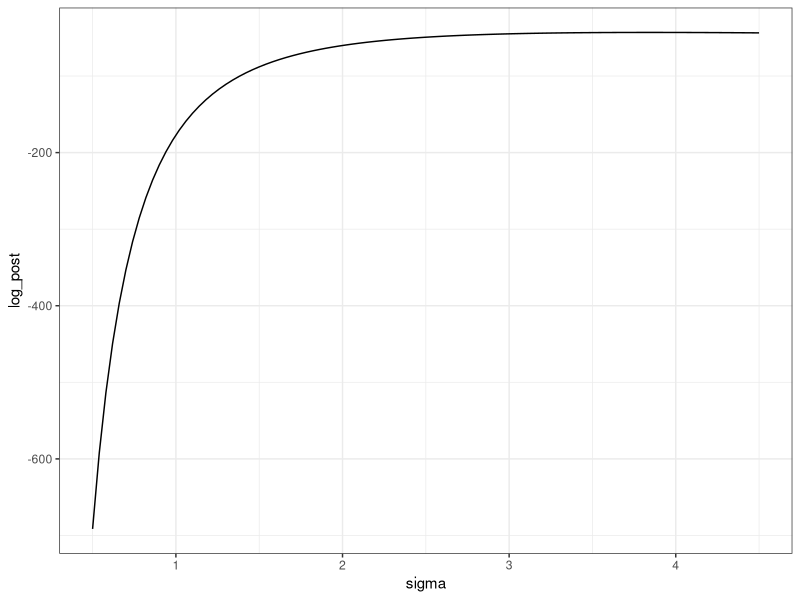
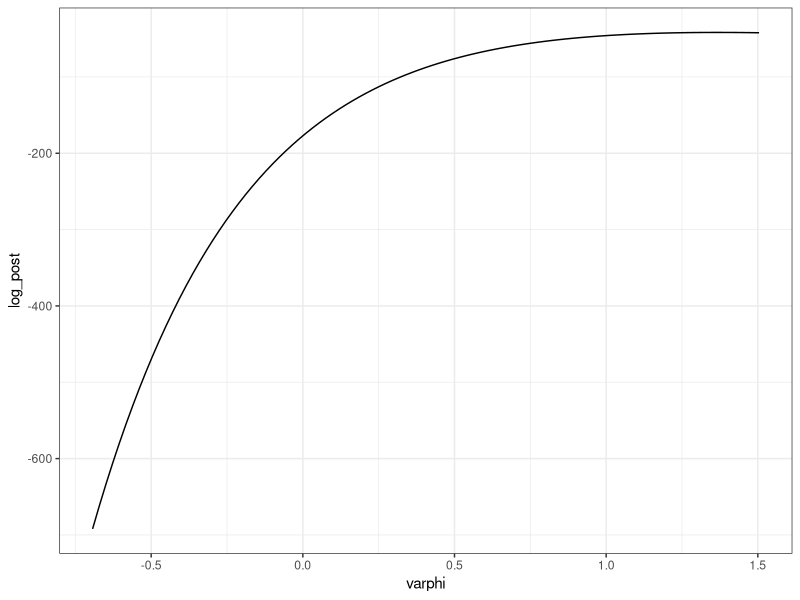
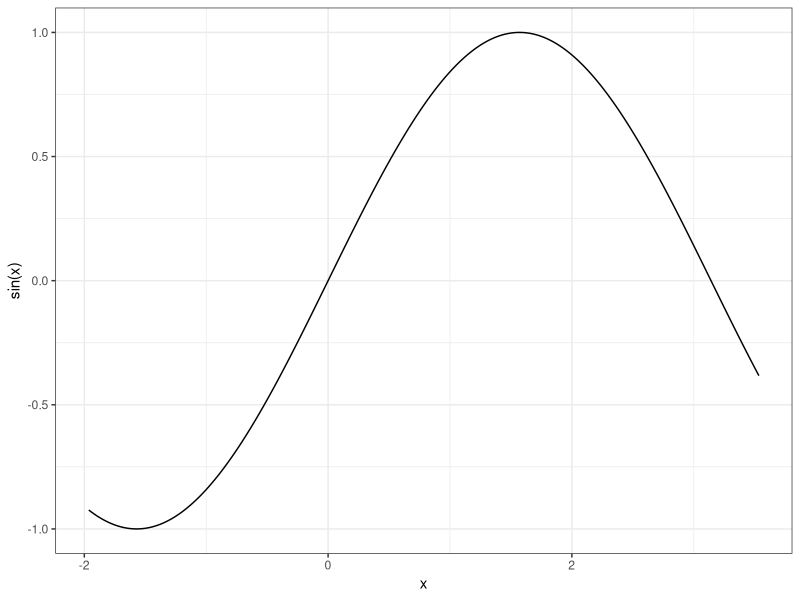
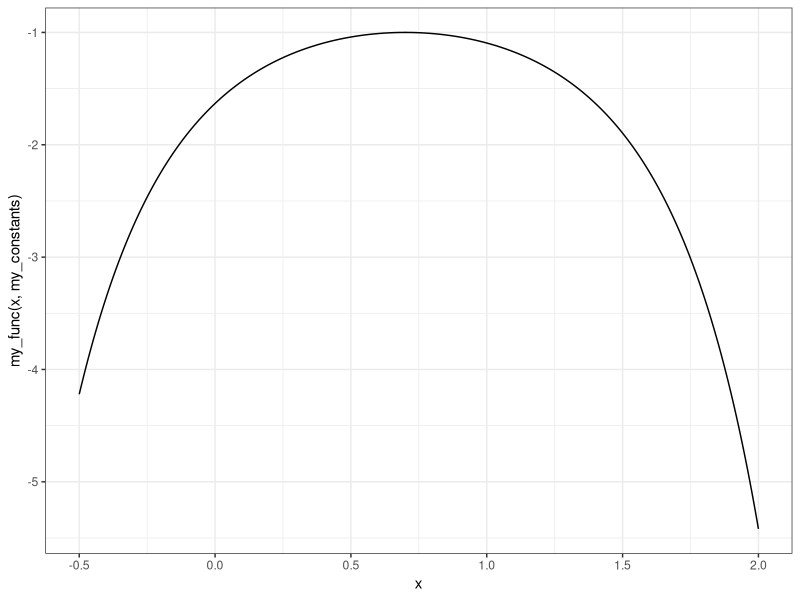
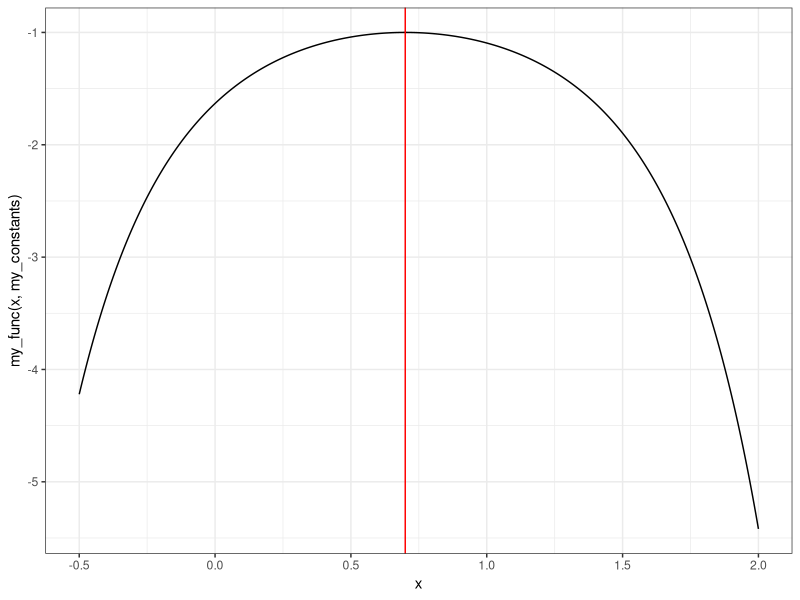
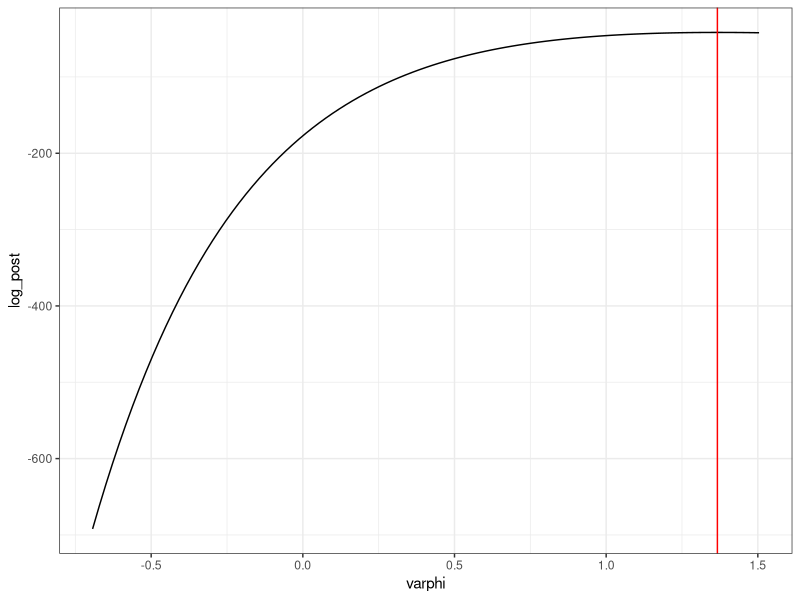

Source code (R) for these figures, in order:
## ---- chunk 1
knitr::opts_chunk$set(echo = TRUE)
## ---- chunk 2
library(tidyverse)
## ---- chunk 3
mu_0 <- 125
tau_0 <- 5
sprintf("25th Quantile value: %f",qnorm(0.25, mean = mu_0, sd = tau_0));
sprintf("75th Quantile value: %f",qnorm(0.75, mean = mu_0, sd = tau_0));
## ---- chunk 4
sprintf("Probability: %f",pnorm(117, mean = mu_0, sd = tau_0, lower.tail = TRUE));
## ---- chunk 5
sigma <- 5
num_samples <- function(tau_n) ceiling(sigma^2 * ((1 / tau_n^2) - (1 / tau_0^2)))

sprintf("Posterior SD = 2 => N = %d", num_samples(2));
sprintf("Posterior SD = 0.5 => N = %d", num_samples(0.5));

## ---- chunk 6
sigma <- 15
num_samples_diffuse <- function(tau_n) ceiling(sigma^2 * (1 / tau_n^2))
sprintf("Posterior SD = 3 => N = %d", num_samples_diffuse(3));
## ---- chunk 7
N <- 21
v <- 4.2
## ---- chunk 8
### set input arguments !!!
log_post_sigma_unnorm <- function(sigma, N, v, lambda)
{
  (-N * log(sigma)) - (2 * N * v / sigma^2) - (lambda * sigma)
}
## ---- chunk 9
lambda <- 0.75
tibble::tibble(
  sigma = seq(0.5, 4.5, length.out = 101)
) %>% 
  mutate(log_post = log_post_sigma_unnorm(sigma, N, v, lambda)) %>%
  ggplot(mapping = aes(x = sigma, y = log_post)) +
  geom_line() +
  theme_bw()
## ---- chunk 10
### set the input arguments !!!
log_post_varphi_unnorm <- function(varphi, N, v, lambda)
{
  # back-calculate sigma given varphi
  sigma <- exp(varphi)
  
  # calculate the unnormalized log-posterior on sigma
  log_post <- (-N * log(sigma)) - (2 * N * v / sigma^2) - (lambda * sigma)
  
  # account for the derivative adjustment
  return(log_post + varphi)
  
}
## ---- chunk 11
lower_bound = log(0.5)
upper_bound = log(4.5)
tibble::tibble(
  varphi = seq(lower_bound, upper_bound, length.out = 101)
) %>% 
  mutate(log_post = log_post_varphi_unnorm(varphi, N, v, lambda)) %>%
  ggplot(mapping = aes(x = varphi, y = log_post)) +
  geom_line() +
  theme_bw()
## ---- chunk 12
lower_bound <- (-5 * pi / 8)
upper_bound <- (9 * pi / 8)
tibble::tibble(
  x = seq(lower_bound, upper_bound, length.out = 1001)
) %>% 
  ggplot(mapping = aes(x = x, y = sin(x))) +
  geom_line() +
  theme_bw()
## ---- chunk 13
opt_sine_01 <- optim(0,
                     sin,
                     gr = NULL,
                     method = "Brent",
                     lower = lower_bound, upper = upper_bound,
                     hessian = TRUE,
                     control = list( fnscale = -1))
opt_sine_01
## ---- chunk 14
opt_sine_02 <- optim(3,
                     sin,
                     gr = NULL,
                     method = "Brent",
                     lower = lower_bound, upper = upper_bound,
                     hessian = TRUE,
                     control = list( fnscale = -1))
opt_sine_02
## ---- chunk 15
my_func <- function(x, constants)
{
  -exp((x - constants$a)^constants$m)
}

my_constants <- list(a = 0.7, m = 2)
## ---- chunk 16
lower_bound <- -0.5
upper_bound <- 2
tibble::tibble(
  x = seq(lower_bound, upper_bound, length.out = 501)
) %>% 
  ggplot(mapping = aes(x = x, 
                       y = my_func(x, my_constants))) +
  geom_line() +
  theme_bw()
## ---- chunk 17
opt_result <- optim(1.75,
                    my_func,
                    gr = NULL,
                    my_constants,
                    method = "Brent",
                    lower = lower_bound, upper = upper_bound,
                    hessian = TRUE,
                    control = list( fnscale = -1 ))

opt_result
## ---- chunk 18
tibble::tibble(
  x = seq(lower_bound, upper_bound, length.out = 501)
) %>% 
  ggplot(mapping = aes(x = x, 
                       y = my_func(x, my_constants))) +
  geom_line() +
  geom_vline(xintercept = opt_result$par, color="red") +
  theme_bw()
## ---- chunk 19
# Find optimum
varphi_opt_a <- optim(-0.5,
                      log_post_varphi_unnorm,
                      N, v, lambda,
                      gr = NULL,
                      method="BFGS",
                      control = list(fnscale = -1)
  
)
varphi_opt_a
## ---- chunk 20
# Find optimum
varphi_opt_b <- optim(1.35,
                      log_post_varphi_unnorm,
                      N, v, lambda,
                      gr = NULL,
                      method="BFGS",
                      control = list(fnscale = -1)
  
)
varphi_opt_b
## ---- chunk 21
lower_bound = log(0.5)
upper_bound = log(4.5)
tibble::tibble(
  varphi = seq(lower_bound, upper_bound, length.out = 101)
) %>% 
  mutate(log_post = log_post_varphi_unnorm(varphi, N, v, lambda)) %>%
  ggplot(mapping = aes(x = varphi, y = log_post)) +
  geom_line() +
  geom_vline(xintercept = varphi_opt_a$par, color = "red") +
  theme_bw()
